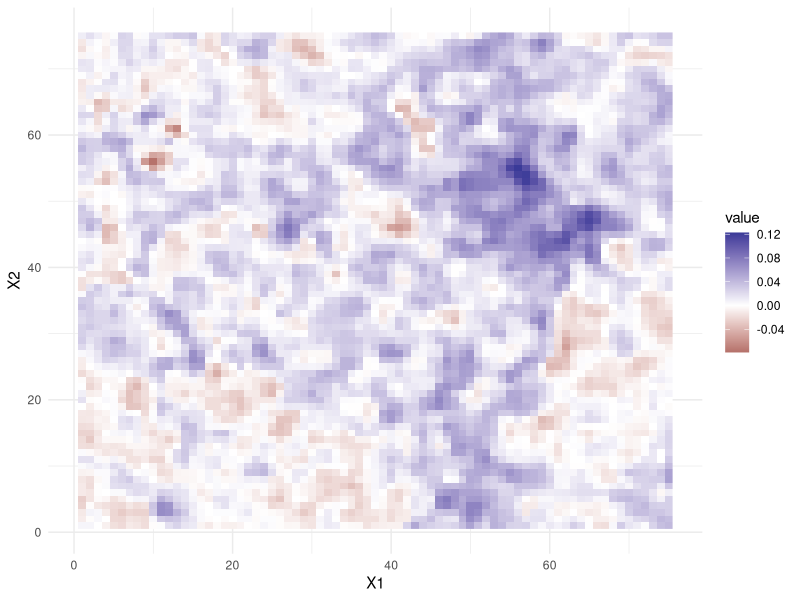

This figure's R source: (Note: this script raises an error after producing the figure.)
setwd(dirname(rstudioapi::getActiveDocumentContext()$path))
rm(list=ls())

library(tidyverse)
library(MASS)
library(reshape)

## ---- a
seismic = as.vector(
  read.table('../data/seismic.dat', row.names=NULL))
seismic.df = melt(vapply(seq(1, 75), rep, rep(1,75), times=75))
seismic.df$value = seismic$V1

seismic.obs =
  ggplot(seismic.df, aes(x=X1, y=X2, fill=value)) +
  geom_raster() +
  scale_fill_gradient2() +
  theme_minimal()
ggsave("../figures/seismic_data.pdf", plot = seismic.obs,
       width=5, height=3.5, units="in")

## ---- b
n = nrow(seismic)
p_di_li0 = dnorm(seismic$V1, mean=0.02, sd=0.06)
p_di_li1 = dnorm(seismic$V1, mean=0.08, sd=0.06)
p_di = 0.5 * (p_di_li0 + p_di_li1)
p_li1_di = 0.5 * p_di_li1 / p_di
b_post_reals =
  replicate(10, as.integer(rbernoulli(n, p=p_li1_di)))

# Plot simulations
b_data =
  as_tibble(b_post_reals) %>%
  bind_cols(dplyr::select(seismic.df, X1, X2)) %>%
  gather(sim, value, -X1, -X2)

b_sims_plot =
  ggplot(b_data, aes(x=X1, y=X2, fill=factor(value))) +
  facet_wrap(~sim) +
  geom_raster() +
  scale_fill_brewer() +
  theme_minimal() +
  labs(fill="Value")
ggsave("../figures/b_sims.pdf", plot=b_sims_plot,
       width=6.5, height=5, units="in")

# Plot mean
b_mean_plot =
  dplyr::select(seismic.df, X1, X2) %>%
  add_column(mean=p_li1_di) %>%
  ggplot(aes(x=X1, y=X2, fill=mean)) +
  geom_raster() +
  theme_minimal()
ggsave("../figures/b_mean.pdf", plot=b_mean_plot,
       width=5, height=3.5, units="in")

# Plot variance
b_var_plot =
  dplyr::select(seismic.df, X1, X2) %>%
  add_column(var=p_li1_di * (1 - p_li1_di)) %>%
  ggplot(aes(x=X1, y=X2, fill=var)) +
  geom_raster() +
  theme_minimal()
ggsave("../figures/b_var.pdf", plot=b_var_plot,
       width=5, height=3.5, units="in")

# Plot MMAP
b_mmap_plot =
  dplyr::select(seismic.df, X1, X2) %>%
  add_column(mmap=as.integer(p_li1_di > 0.5)) %>%
  ggplot(aes(x=X1, y=X2, fill=factor(mmap))) +
  geom_raster() +
  scale_fill_brewer() +
  theme_minimal() +
  labs(fill="MMAP")
ggsave("../figures/b_mmap.pdf", plot=b_mmap_plot,
       width=5, height=3.5, units="in")
